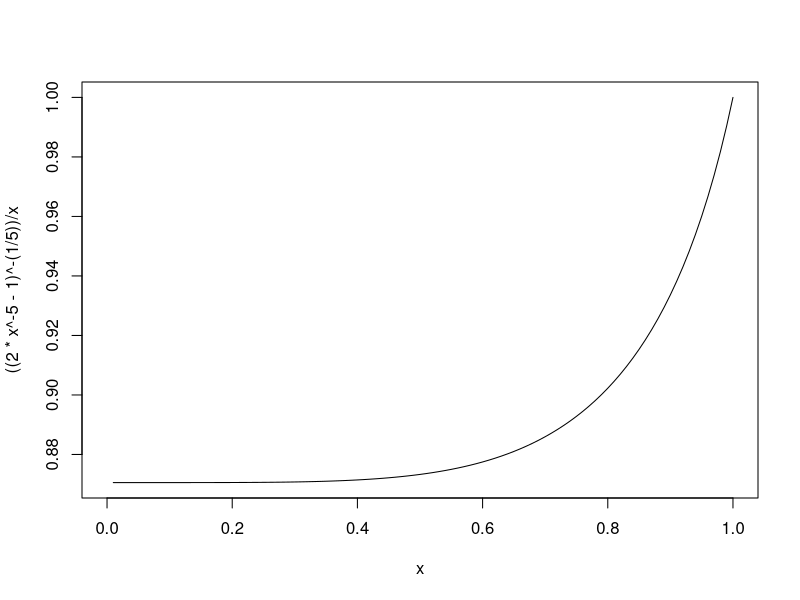
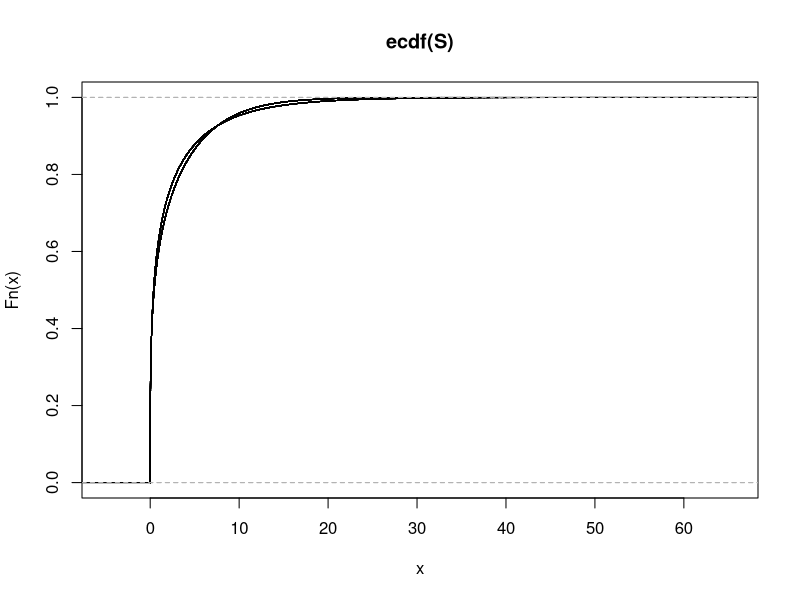

Write the R code that produced these figures, in order.
# Code R presente lors du 16 novembre 2017
# Christopher Blier-Wong
# ACT-3000 Theorie du risque

# Plan du depannage -------------------------------------------------------

# Mesures de risque et copules
# Exercices traditionnels
# Anciennes questions d'examen

# Mesures de risque et copules --------------------------------------------

# Cette section montre les solutions des exercices de la section 10.5 du 
# document d'exercice, déposé sur le site du cours le 16 novembre 2017. 

library(pracma)

# 10.5.1 ------------------------------------------------------------------

sapply(c(10**-3, 10**-6), function(kap) ((2 * kap ** -5 - 1) ** -(1 / 5)) / kap)
curve(((2 * x ** -5 - 1) ** -(1 / 5)) / x)
sapply(c(10 ** -3, 10 ** -6), function(kap) (2 * kap - 1 + (2 * (1 - kap) ** -5 - 1) ** -(1 / 5)) / kap)

sapply(c(1 - 10 ** -3, 1 - 10 ** -6), function(kap) (2 * kap - 1 + ((2 * (1 - kap) ** -5 - 1) ** -(1 / 5))) / kap)
# Dépendance très positive aux extrèmes.

sapply(c(1 - 10 ** -3, 1 - 10 ** -3), function(kap) ((2 * (1 - kap) ** -5 - 1) ** -(1 / 5)) / (1 - kap))

# (c) ii

alpha <- 5

C.clayton <- function(u, v) (u ** (-alpha) + v ** (-alpha) - 1) ** (-1 / alpha)
C.clayton.bar <- function(u, v) u + v - 1 + C.clayton(1 - u, 1 - v)

# U_1, U_2

Fu1u2 <- function(u, v) C.clayton(u, v)
Fu1u2.bar <- function(u, v) 1 - u - v + Fu1u2(u, v)
Eu1u2 <- quad2d(Fu1u2.bar, 0, 1, 0, 1)
covu1u2 <- Eu1u2 - 0.5 ** 2
covu1u2 / sqrt(1 / 12 * 1 / 12)

# U_1', U_2'

Fu1u2 <- function(u, v) C.clayton.bar(u, v)
Fu1u2.bar <- function(u, v) 1 - u - v + Fu1u2(u, v)
Eu1u2 <- quad2d(Fu1u2.bar, 0, 1, 0, 1)
covu1u2 <- Eu1u2 - 0.5 ** 2
covu1u2 / sqrt(1 / 12 * 1 / 12)

# (c) iii

EX <- 1
VX <- 4

F1 <- function(x) pgamma(x, 1/4, 1/4)
F2 <- function(x) pgamma(x, 1/4, 1/4)

Fx1x2 <- function(x, y) C.clayton(F1(x), F2(y))
Fx1x2.bar <- function(x, y) 1 - F1(x) - F2(y) + Fx1x2(x, y)
Ex1x2 <- quad2d(Fx1x2.bar, 0, 100, 0, 100)
covx1x2 <- Ex1x2 - EX ** 2
covx1x2 / sqrt(VX ** 2)

Fx1x2 <- function(x, y) C.clayton.bar(F1(x), F2(y))
Fx1x2.bar <- function(x, y) 1 - F1(x) - F2(y) + Fx1x2(x, y)
Ex1x2 <- quad2d(Fx1x2.bar, 0, 100, 0, 100)
covx1x2 <- Ex1x2 - EX ** 2
covx1x2 / sqrt(VX ** 2)

# (c) iv

nsim <- 1000000
set.seed(2017)
vV <- matrix(runif(nsim * 3), nsim, 3, byrow = T)
vTheta <- qgamma(vV[, 1], 1 / alpha, 1)
vY <- sapply(1:2, function(t) qexp(vV[, t + 1], vTheta))
vU <- (1 + vY) ** (-1 / alpha)

(mean(vU[, 1] * vU[, 2]) - prod(colMeans(vU))) / sqrt( var(vU[, 1]) * var(vU[, 2]) )

# (c) v

vU.prime <- 1 - vU
(mean(vU.prime[, 1] * vU.prime[, 2]) - prod(colMeans(vU.prime))) / sqrt( var(vU.prime[, 1]) * var(vU.prime[, 2]) )

# (c) vi

X1X2 <- qgamma(vU, 1 / 4, 1 / 4)
X1X2.prime <- qgamma(vU.prime, 1 / 4, 1 / 4)

# (c) vii

S <- rowSums(X1X2)
S.prime <- rowSums(X1X2.prime)

plot(ecdf(S))
plot(ecdf(S.prime), add = TRUE)

# (c) viii

(VaRS <- sapply(c(0.9, 0.99, 0.999, 0.9999), function(t) sort(S)[t * nsim]))
(VaRS.prime <- sapply(c(0.9, 0.99, 0.999, 0.9999), function(t) sort(S.prime)[t * nsim]))

(TVaRS <- sapply(VaRS, function(t) mean(S[S > t])))
(TVaRS <- sapply(VaRS.prime, function(t) mean(S.prime[S.prime > t])))

# Effectuer les calculs suivants pour les deux hypothèses et pour alpha tel que rhoP = 0.5

F1 <- function(x) pgamma(x, 1/4, 1/4)
F2 <- function(x) pgamma(x, 1/4, 1/4)

rhox1x2 <- function(alpha){
  C.clayton <- function(u, v) (u ** (-alpha) + v ** (-alpha) - 1) ** (-1 / alpha)
  Fx1x2 <- function(x, y) C.clayton(F1(x), F2(y))
  Fx1x2.bar <- function(x, y) 1 - F1(x) - F2(y) + Fx1x2(x, y)
  Ex1x2 <- quad2d(Fx1x2.bar, 0, 100, 0, 100)
  covx1x2 <- Ex1x2 - EX ** 2
  covx1x2 / sqrt(VX ** 2)
}

TrouverAlpha <- function(rho){
  optimize(function(x) abs(rhox1x2(x) - rho), c(0, 10))$minimum
}

(alpha <- TrouverAlpha(0.5))

# (c) iv

nsim <- 1000000
set.seed(2017)
vV <- matrix(runif(nsim * 3), nsim, 3, byrow = T)
vTheta <- qgamma(vV[, 1], 1 / alpha, 1)
vY <- sapply(1:2, function(t) qexp(vV[, t + 1], vTheta))
vU <- (1 + vY) ** (-1 / alpha)

(mean(vU[, 1] * vU[, 2]) - prod(colMeans(vU))) / sqrt( var(vU[, 1]) * var(vU[, 2]) )

# (c) v

vU.prime <- 1 - vU
(mean(vU.prime[, 1] * vU.prime[, 2]) - prod(colMeans(vU.prime))) / sqrt( var(vU.prime[, 1]) * var(vU.prime[, 2]) )

# (c) vi

X1X2 <- qgamma(vU, 1 / 4, 1 / 4)
X1X2.prime <- qgamma(vU.prime, 1 / 4, 1 / 4)

# (c) vii

S <- rowSums(X1X2)
S.prime <- rowSums(X1X2.prime)

# plot(ecdf(S))
# plot(ecdf(S.prime), add = TRUE)

# (c) viii

(VaRS <- sapply(c(0.9, 0.99, 0.999, 0.9999), function(t) sort(S)[t * nsim]))
(VaRS.prime <- sapply(c(0.9, 0.99, 0.999, 0.9999), function(t) sort(S.prime)[t * nsim]))

(TVaRS <- sapply(VaRS, function(t) mean(S[S > t])))
(TVaRS <- sapply(VaRS.prime, function(t) mean(S.prime[S.prime > t])))


rhox1x2 <- function(alpha){
  C.clayton <- function(u, v) (u ** (-alpha) + v ** (-alpha) - 1) ** (-1 / alpha)
  C.clayton.bar <- function(u, v) u + v - 1 + C.clayton(1 - u, 1 - v)
  Fx1x2 <- function(x, y) C.clayton.bar(F1(x), F2(y))
  Fx1x2.bar <- function(x, y) 1 - F1(x) - F2(y) + Fx1x2(x, y)
  Ex1x2 <- quad2d(Fx1x2.bar, 0, 100, 0, 100)
  covx1x2 <- Ex1x2 - EX ** 2
  covx1x2 / sqrt(VX ** 2)
}

TrouverAlpha <- function(rho){
  optimize(function(x) abs(rhox1x2(x) - rho), c(0, 10))$minimum
}

(alpha <- TrouverAlpha(0.5))

# (c) iv

nsim <- 1000000
set.seed(2017)
vV <- matrix(runif(nsim * 3), nsim, 3, byrow = T)
vTheta <- qgamma(vV[, 1], 1 / alpha, 1)
vY <- sapply(1:2, function(t) qexp(vV[, t + 1], vTheta))
vU <- (1 + vY) ** (-1 / alpha)

(mean(vU[, 1] * vU[, 2]) - prod(colMeans(vU))) / sqrt( var(vU[, 1]) * var(vU[, 2]) )

# (c) v

vU.prime <- 1 - vU
(mean(vU.prime[, 1] * vU.prime[, 2]) - prod(colMeans(vU.prime))) / sqrt( var(vU.prime[, 1]) * var(vU.prime[, 2]) )

# (c) vi

X1X2 <- qgamma(vU, 1 / 4, 1 / 4)
X1X2.prime <- qgamma(vU.prime, 1 / 4, 1 / 4)

# (c) vii

S <- rowSums(X1X2)
S.prime <- rowSums(X1X2.prime)

# plot(ecdf(S))
# plot(ecdf(S.prime), add = TRUE)

# (c) viii

(VaRS <- sapply(c(0.9, 0.99, 0.999, 0.9999), function(t) sort(S)[t * nsim]))
(VaRS.prime <- sapply(c(0.9, 0.99, 0.999, 0.9999), function(t) sort(S.prime)[t * nsim]))

(TVaRS <- sapply(VaRS, function(t) mean(S[S > t])))
(TVaRS <- sapply(VaRS.prime, function(t) mean(S.prime[S.prime > t])))



# 10.5.2 ------------------------------------------------------------------

# cas Clayton

F1 <- function(x) 1 - exp(-x)
F2 <- function(x) 1 - (1.5 / (1.5 + x)) ** 2.5
F3 <- function(x) 1 - (0.5 / (0.5 + x)) ** 1.5

q1 <- function(u) - log(1 - u)
q2 <- function(u) 1.5 * ((1 - u) ** (- 1 / 2.5) - 1)
q3 <- function(u) 0.5 * ((1 - u) ** (- 1 / 1.5) - 1)

F1(q1(0.5)) # check
F2(q2(0.5))
F3(q3(0.5))

m <- 1000000
Questions <- function(Fi, qi, j){
  n <- 10 ** j
  Ex <- integrate(function(t) 1 - Fi(t), 0, 1000)$value
  print(paste("L'espérance est", Ex))
  set.seed(2017)
  vV <- matrix(runif((n + 1) * m), nrow = m, n + 1, byrow = TRUE)
  vTheta <- qgamma(vV[, 1], 1 / alpha, 1)
  vY <- sapply(1:n, function(t) qexp(vV[, t + 1], vTheta))
  vU <- (1 + vY) ** (-1 / alpha)
  
  vX <- qi(vU)
  vX.prime <- qi(1-vU)
  vW <- rowSums(vX)
  vW.prime <- rowSums(vX.prime)
  
  print(paste("La moyenne empirique de W est", mean(vW)))
  print(paste("La moyenne empirique de W' est", mean(vW.prime)))
  
  tryCatch({ # La variance n'existe pas pour F3
    print(paste("L'écart type empirique de W est", var(vW)))
    print(paste("L'écart type empirique de W' est", var(vW.prime)))
  }, error = function(e) print("La variance n'existe pas."))
  kappas <- 1 - 10 ** (-2 *(1:3))
  
  print(paste0("P(Wn >F^-1(", kappas, ") = ", sapply(kappas, function(t) mean(vW > qi(t)))))
  print(paste0("P(Wn' >F^-1(", kappas, ") = ", sapply(kappas, function(t) mean(vW.prime > qi(t)))))
  
  print(paste0("VaR_", kappas, "(Wn) = ", sapply(kappas, function(t) vW[m * t])))
  print(paste0("VaR_", kappas, "(Wn') = ", sapply(kappas, function(t) vW.prime[m * t])))
  
  print(paste0("VaR_", kappas, "(Wn) = ", sapply(kappas, function(t) mean(vW[vW > vW[m * t]]))))
  print(paste0("VaR_", kappas, "(Wn') = ", sapply(kappas, function(t) mean(vW.prime[vW.prime > vW.prime[m * t]]))))
}

Questions(F1, q1, 1)








